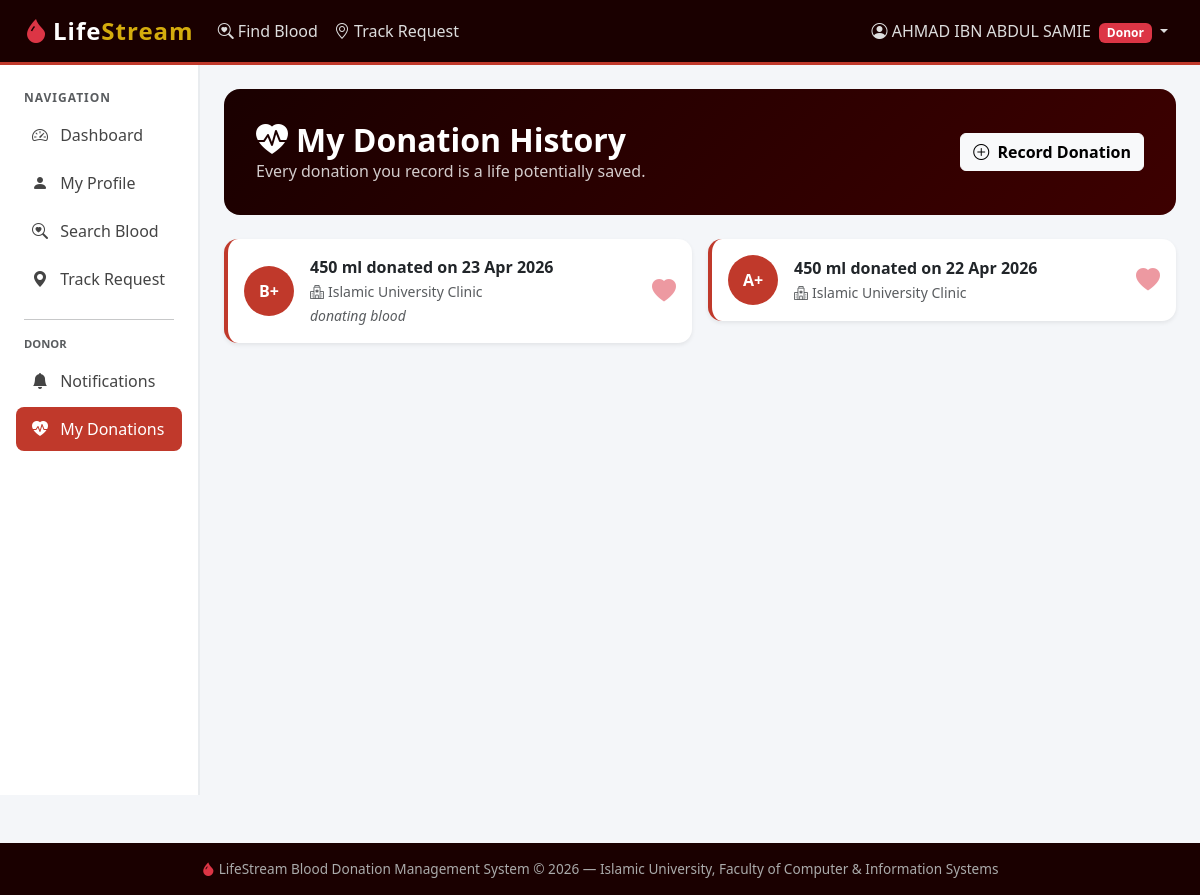
/donations/ (signed in), run on the app's committed database.
### core/models.py (models this page shows, shortened)
class User(AbstractUser):
    ROLE_CHOICES = [('donor','Donor'),('patient','Patient / Receiver'),('hospital_staff','Hospital Staff'),('admin','Administrator')]
    BLOOD_CHOICES = [('A+','A+'),('A-','A-'),('B+','B+'),('B-','B-'),('AB+','AB+'),('AB-','AB-'),('O+','O+'),('O-','O-')]
    role          = models.CharField(max_length=20, choices=ROLE_CHOICES, default='donor')
    blood_type    = models.CharField(max_length=5, choices=BLOOD_CHOICES, blank=True, null=True)
    phone         = models.CharField(max_length=20, blank=True)
    city          = models.CharField(max_length=80, blank=True)
    is_available  = models.BooleanField(default=True)
    last_donation = models.DateField(blank=True, null=True)
    hospital      = models.ForeignKey('Hospital', on_delete=models.SET_NULL, null=True, blank=True, related_name='staff_members')

class Donation(models.Model):
    BLOOD_CHOICES=[('A+','A+'),('A-','A-'),('B+','B+'),('B-','B-'),('AB+','AB+'),('AB-','AB-'),('O+','O+'),('O-','O-')]
    donor=models.ForeignKey(User,on_delete=models.CASCADE,related_name='donations')
    hospital=models.ForeignKey(Hospital,on_delete=models.SET_NULL,null=True,blank=True)
    blood_type=models.CharField(max_length=5,choices=BLOOD_CHOICES)
    qty_ml=models.PositiveIntegerField(default=450)
    donated_at=models.DateField()
    notes=models.TextField(blank=True)
    class Meta: ordering=['-donated_at']

class Hospital(models.Model):
    name=models.CharField(max_length=150); city=models.CharField(max_length=80)
    address=models.TextField(blank=True); contact_email=models.EmailField(blank=True)
    phone=models.CharField(max_length=20,blank=True); is_active=models.BooleanField(default=True)
    registered_at=models.DateTimeField(auto_now_add=True)
    class Meta: ordering=['name']

### core/views.py (the view)
# urls.py: path('donations/',              views.donation_history,      name='donation_history'),
@login_required
@role_required("donor")
def donation_history(request):
    donations = Donation.objects.filter(donor=request.user)
    return render(request, "core/donation_history.html", {"donations": donations})

### core/views.py (called while the page is built)
def role_required(*roles):
    def decorator(view_func):
        @wraps(view_func)
        def _wrapped(request, *args, **kwargs):
            if not request.user.is_authenticated:
                return redirect("login")
            if request.user.role not in roles and not request.user.is_superuser:
                messages.error(request, "You do not have permission to access that page.")
                return redirect("dashboard")
            return view_func(request, *args, **kwargs)
        return _wrapped
    return decorator

### templates/core/donation_history.html (shortened to what this page needs)
{% extends 'base.html' %}
{% block content %}
<div class="page-header d-flex justify-content-between align-items-center">
  <div>
    <h2><i class="bi bi-heart-pulse-fill me-2"></i>My Donation History</h2>
    <p>Every donation you record is a life potentially saved.</p>
  </div>
  <a href="{% url 'add_donation' %}" class="btn btn-light fw-bold">
    <i class="bi bi-plus-circle me-1"></i> Record Donation
  </a>
</div>
{% if donations %}
<div class="row g-3">
  {% for d in donations %}
  <div class="col-md-6">
    <div class="card border-0 shadow-sm" style="border-radius:14px;border-left:4px solid #C0392B!important;">
      <div class="card-body p-3 d-flex gap-3 align-items-center">
        <span class="blood-badge" style="width:50px;height:50px;line-height:50px;font-size:1rem;flex-shrink:0;">{{ d.blood_type }}</span>
        <div class="flex-grow-1">
          <p class="fw-bold mb-0">{{ d.qty_ml }} ml donated on {{ d.donated_at|date:"d M Y" }}</p>
          <small class="text-muted">
            <i class="bi bi-hospital me-1"></i>{{ d.hospital.name|default:"Hospital not specified" }}
          </small>
          {% if d.notes %}<br><small class="text-muted fst-italic">{{ d.notes }}</small>{% endif %}
        </div>
        <i class="bi bi-heart-fill text-danger opacity-50" style="font-size:1.5rem;"></i>
      </div>
    </div>
  </div>
  {% endfor %}
</div>
{% endif %}
{% endblock %}

### templates/base.html (shortened to what this page needs)
<!DOCTYPE html>
<html lang="en">
<head>
  <link href="https://cdn.jsdelivr.net/npm/bootstrap@5.3.2/dist/css/bootstrap.min.css" rel="stylesheet">
  <link href="https://cdn.jsdelivr.net/npm/bootstrap-icons@1.11.3/font/bootstrap-icons.css" rel="stylesheet">
</head>
<body>
<nav class="navbar navbar-expand-lg navbar-dark">
  <div class="container-fluid px-4">
    <a class="navbar-brand text-white" href="{% url 'home' %}">
      <i class="bi bi-droplet-fill text-danger me-1"></i>Life<span>Stream</span>
    </a>
    <div class="collapse navbar-collapse" id="navMain">
      <ul class="navbar-nav me-auto">
        <li class="nav-item">
          <a class="nav-link" href="{% url 'search_blood' %}"><i class="bi bi-search-heart"></i> Find Blood</a>
        </li>
        <li class="nav-item">
          <a class="nav-link" href="{% url 'track_request' %}"><i class="bi bi-geo-alt"></i> Track Request</a>
        </li>
      </ul>
      <ul class="navbar-nav ms-auto">
        {% if user.is_authenticated %}
          <li class="nav-item dropdown">
            <a class="nav-link dropdown-toggle" href="#" data-bs-toggle="dropdown">
              <i class="bi bi-person-circle"></i>
              {{ user.first_name|default:user.username }}
              <span class="badge bg-danger ms-1">{{ user.get_role_display }}</span>
            </a>
          </li>
        {% else %}
          <li class="nav-item"><a class="nav-link" href="{% url 'login' %}"><i class="bi bi-box-arrow-in-right"></i> Login</a></li>
          <li class="nav-item"><a class="btn btn-danger btn-sm ms-2" href="{% url 'register' %}">Register</a></li>
        {% endif %}
      </ul>
    </div>
  </div>
</nav>
<div class="container-fluid">
  <div class="row">
    {% if user.is_authenticated %}
    <div class="col-lg-2 col-md-3 sidebar d-none d-md-block px-0">
      <div class="px-2">
        <p class="text-muted px-3 mb-1" style="font-size:.75rem;font-weight:700;text-transform:uppercase;letter-spacing:1px;">Navigation</p>
        <nav class="nav flex-column">
          <a class="nav-link {% if request.resolver_match.url_name == 'dashboard' %}active{% endif %}" href="{% url 'dashboard' %}">
            <i class="bi bi-speedometer2"></i> Dashboard
          </a>
          <a class="nav-link {% if request.resolver_match.url_name == 'profile' %}active{% endif %}" href="{% url 'profile' %}">
            <i class="bi bi-person-fill"></i> My Profile
          </a>
          <a class="nav-link" href="{% url 'search_blood' %}"><i class="bi bi-search-heart"></i> Search Blood</a>
          <a class="nav-link" href="{% url 'track_request' %}"><i class="bi bi-geo-alt-fill"></i> Track Request</a>
          {% if user.role == 'donor' %}
          <hr class="mx-3"><p class="text-muted px-3 mb-1" style="font-size:.7rem;font-weight:700;text-transform:uppercase;">Donor</p>
          <a class="nav-link {% if 'notifications' in request.path %}active{% endif %}" href="{% url 'donor_notifications' %}">
            <i class="bi bi-bell-fill"></i> Notifications
          </a>
          <a class="nav-link {% if 'donations' in request.path %}active{% endif %}" href="{% url 'donation_history' %}">
            <i class="bi bi-heart-pulse-fill"></i> My Donations
          </a>
          {% endif %}
        </nav>
      </div>
    </div>
    <div class="col-lg-10 col-md-9 py-4 px-4">
    {% else %}
    <div class="col-12 py-4 px-4">
    {% endif %}
      {% block content %}{% endblock %}
    </div>
  </div>
</div>
<footer class="footer text-center">
  <div class="container">
    <span><i class="bi bi-droplet-fill text-danger"></i> LifeStream Blood Donation Management System &copy; 2026 &mdash; Islamic University, Faculty of Computer & Information Systems</span>
  </div>
</footer>
</body>
</html>

### templates/base.html (style rules this page uses)
:root { --ls-red: #C0392B; --ls-dark: #1A0000; --ls-navy: #1D3557; --ls-teal: #0E7C7B; --ls-gold: #D4AC0D; --ls-light: #FDFEFE; }
body { background: #f4f6f9; font-family: 'Segoe UI', sans-serif; min-height: 100vh; }
.navbar-brand { font-weight: 900; font-size: 1.5rem; letter-spacing: 1px; }
.navbar-brand span { color: var(--ls-gold); }
.navbar { background: var(--ls-dark) !important; border-bottom: 3px solid var(--ls-red); }
.navbar .nav-link { color: #ddd !important; font-weight: 500; }
.sidebar { min-height: calc(100vh - 70px); background: #fff; border-right: 2px solid #e9ecef; padding-top: 1.5rem; }
.sidebar .nav-link { color: #444; border-radius: 8px; margin: 2px 8px; padding: 10px 16px; font-weight: 500; }
.sidebar .nav-link.active { background: var(--ls-red); color: #fff !important; }
.sidebar .nav-link i { margin-right: 8px; width: 20px; }
.page-header { background: linear-gradient(135deg, var(--ls-dark), #3d0000); color: #fff; padding: 2rem; border-radius: 16px; margin-bottom: 1.5rem; }
.page-header h2 { font-weight: 800; margin: 0; }
.page-header p { margin: 0; opacity: .8; }
.blood-badge { display: inline-block; width: 40px; height: 40px; border-radius: 50%; background: var(--ls-red); color: #fff; font-weight: 900; font-size: .85rem; line-height: 40px; text-align: center; }
.footer { background: var(--ls-dark); color: #aaa; padding: 1rem 0; margin-top: 3rem; font-size: .85rem; }

### data on the page
User: first_name "AHMAD IBN ABDUL SAMIE", role "Donor"
Donation: blood_type "B+", qty_ml "450", donated_at "23 Apr 2026", hospital.name "Islamic University Clinic", notes "donating blood"
Donation: blood_type "A+", qty_ml "450", donated_at "22 Apr 2026", hospital.name "Islamic University Clinic"
